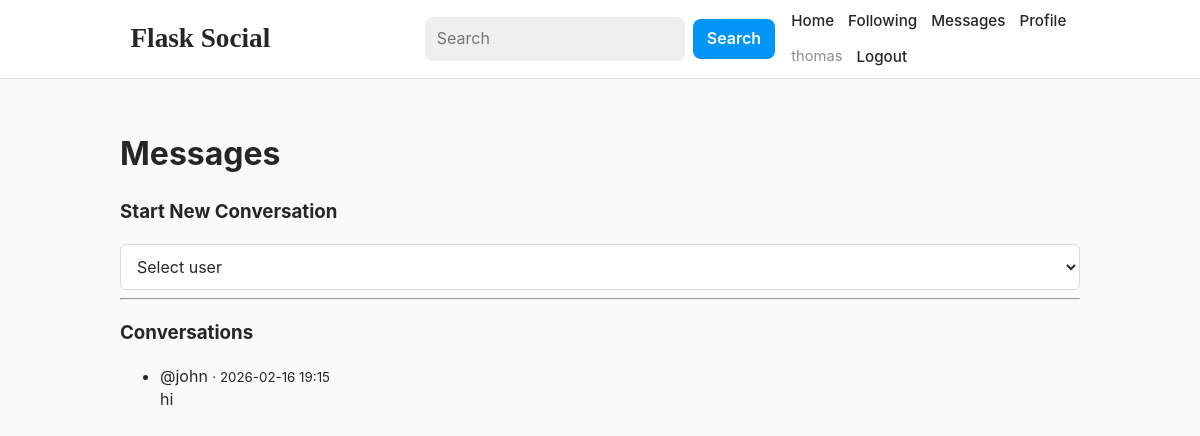
/messages (signed in), run on an earlier commit of the app's database.
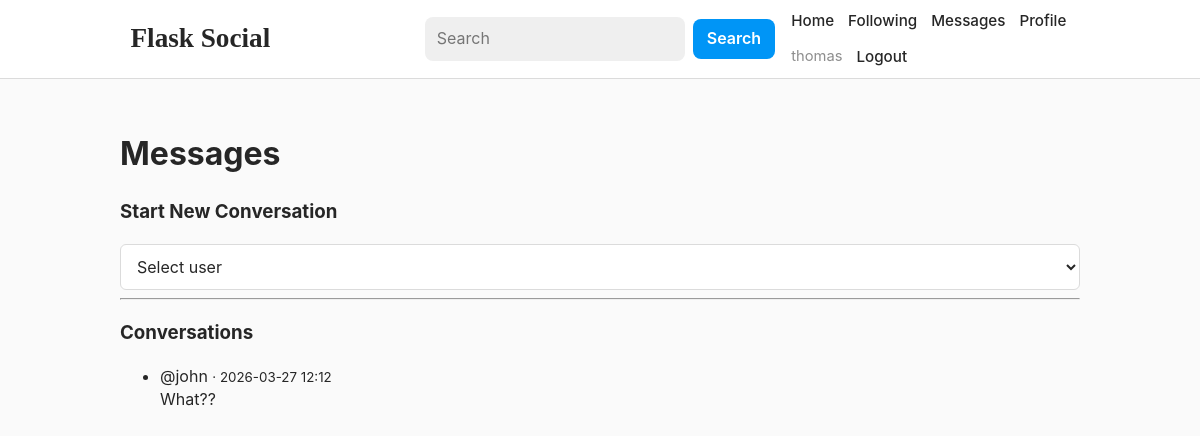
And on a later commit of the database.
### app/models.py (models this page shows, shortened)
class User(UserMixin, db.Model):
    id = db.Column(db.Integer, primary_key=True)
    username = db.Column(db.String(32), unique=True, index=True, nullable=False)
    email = db.Column(db.String(120), unique=True, index=True, nullable=False)
    password_hash = db.Column(db.String(256), nullable=False)
    bio = db.Column(db.String(280), default="")
    created_at = db.Column(db.DateTime, default=datetime.utcnow)
    posts = db.relationship(
        "Post",
        back_populates="author",
        cascade="all, delete-orphan",
        lazy="dynamic",
    )
    followed = db.relationship(
        "User",
        secondary=followers,
        primaryjoin=(followers.c.follower_id == id),
        secondaryjoin=(followers.c.followed_id == id),
        backref=db.backref("followers", lazy="dynamic"),
        lazy="dynamic",
    )
    likes = db.relationship("Like", backref="user", cascade="all, delete-orphan", lazy="dynamic")
    comments = db.relationship("Comment", backref="author", cascade="all, delete-orphan", lazy="dynamic")
    sent_messages = db.relationship(
        "Message",
        foreign_keys="Message.sender_id",
        backref="sender",
        lazy="dynamic",
        cascade="all, delete-orphan",
    )
    received_messages = db.relationship(
        "Message",
        foreign_keys="Message.recipient_id",
        backref="recipient",
        lazy="dynamic",
        cascade="all, delete-orphan",
    )
    points = db.Column(db.Integer, default=0, nullable=False)

class Message(db.Model):
    id = db.Column(db.Integer, primary_key=True)
    sender_id = db.Column(db.Integer, db.ForeignKey("user.id"), nullable=False, index=True)
    recipient_id = db.Column(db.Integer, db.ForeignKey("user.id"), nullable=False, index=True)
    body = db.Column(db.String(2000), nullable=False)
    timestamp = db.Column(db.DateTime, default=datetime.utcnow, index=True)
    is_read = db.Column(db.Boolean, default=False, nullable=False)

### app/main/routes.py (the view)
@bp.route("/messages")
@login_required
def inbox():
    msgs = (
        Message.query.filter(
            (Message.sender_id == current_user.id) | (Message.recipient_id == current_user.id)
        )
        .order_by(Message.timestamp.desc())
        .all()
    )
    latest_by_user = {}
    for m in msgs:
        other_id = m.recipient_id if m.sender_id == current_user.id else m.sender_id
        if other_id not in latest_by_user:
            latest_by_user[other_id] = m
    others = User.query.filter(User.id.in_(latest_by_user.keys())).all() if latest_by_user else []
    other_map = {u.id: u for u in others}
    threads = []
    for other_id, last_msg in latest_by_user.items():
        other_user = other_map.get(other_id)
        if other_user:
            threads.append((other_user, last_msg))
    threads.sort(key=lambda t: t[1].timestamp, reverse=True)
    all_users = User.query.filter(User.id != current_user.id).order_by(User.username.asc()).all()
    return render_template("main/inbox.html", threads=threads, all_users=all_users)

### app/templates/main/inbox.html (shortened to what this page needs)
{% extends "base.html" %}
{% block content %}
  <h1>Messages</h1>
  <h3>Start New Conversation</h3>
  <form method="get" action="" id="newMessageForm">
    <select id="userSelect" onchange="goToThread()">
      <option value="">Select user</option>
    </select>
  </form>
  <hr>
  <h3>Conversations</h3>
  {% if threads %}
    <ul>
      {% for other, last in threads %}
        <li>
          <a href="{{ url_for('main.thread', username=other.username) }}">
            @{{ other.username }}
          </a>
          <small>· {{ last.timestamp.strftime('%Y-%m-%d %H:%M') }}</small>
          <div style="white-space: pre-wrap;">{{ last.body }}</div>
        </li>
      {% endfor %}
    </ul>
  {% else %}
    <p>No conversations yet.</p>
  {% endif %}
{% endblock %}

What changed in the data, as far as the page shows it:
changed User "john": timestamp "2026-02-16 19:15" → "2026-03-27 12:12"; body "hi" → "What??"
